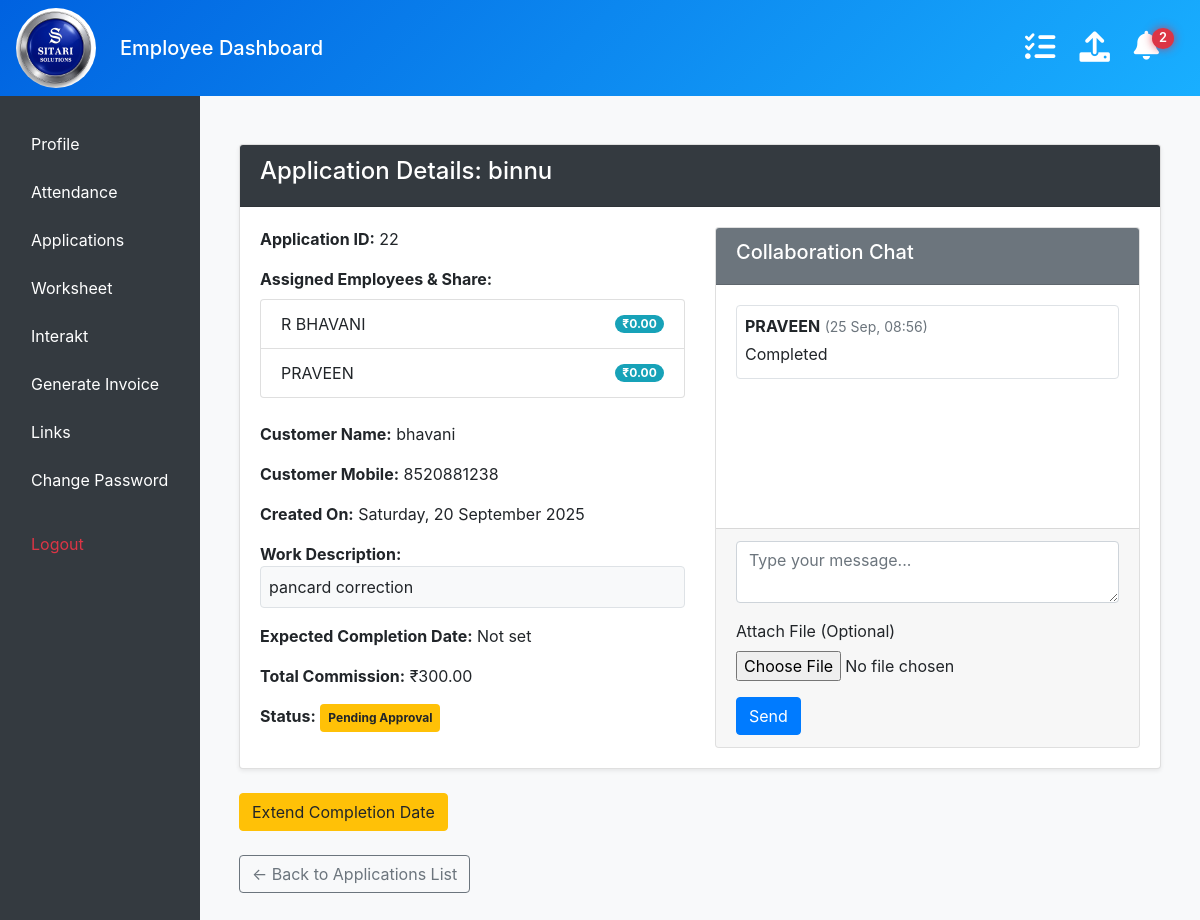
Page /applications/22/ (signed in) on the committed database.
### management/models.py (models this page shows, shortened)
class Application(models.Model):
    id = models.AutoField(primary_key=True)
    date_created = models.DateTimeField(auto_now_add=True)
    application_name = models.CharField(max_length=255)
    customer_name = models.CharField(max_length=150)
    customer_mobile_number = models.CharField(max_length=15)
    description = models.TextField()
    expected_date_of_completion = models.DateField(
        null=True, blank=True, help_text="Expected date to complete the work"
    )
    total_commission = models.DecimalField(max_digits=10, decimal_places=2)
    approved = models.BooleanField(default=False)
    assigned_employees = models.ManyToManyField(Employee, through='ApplicationAssignment', related_name='applications')

class ApplicationAssignment(models.Model):
    application = models.ForeignKey(Application, on_delete=models.CASCADE)
    employee = models.ForeignKey(Employee, on_delete=models.CASCADE)
    commission_amount = models.DecimalField(
        max_digits=10, decimal_places=2, default=0, help_text="The exact commission amount for this employee"
    )
    class Meta:
        unique_together = ('application', 'employee')

class Employee(models.Model):
    employee_id = models.AutoField(primary_key=True)
    name = models.CharField(max_length=150)
    profile_picture = models.ImageField(
        upload_to='profile_pictures/',
        default='default_profile.jpg',
        blank=True, null=True
    )
    mobile_number = models.CharField(max_length=15, unique=True)
    salary = models.DecimalField(max_digits=10, decimal_places=2)
    pf = models.DecimalField("Provident Fund (PF)", max_digits=10, decimal_places=2, null=True, blank=True)
    esi = models.DecimalField("Employee State Insurance (ESI)", max_digits=10, decimal_places=2, null=True, blank=True)
    joining_date = models.DateField()
    department = models.ForeignKey('Department', null=True, blank=True, on_delete=models.SET_NULL, related_name='employees')
    working_start_time = models.TimeField(null=True, blank=True)
    working_end_time = models.TimeField(null=True, blank=True)
    password = models.CharField(max_length=128, default="123")
    assigned_links = models.ManyToManyField(
        ManagedLink,
        blank=True,
        related_name="assigned_employees"
    )
    advances = models.DecimalField(
        "Current Advance",
        max_digits=10,
        decimal_places=2,
        default=0,
        help_text="Total outstanding advance amount taken by the employee."
    )

class ChatMessage(models.Model):
    application = models.ForeignKey(Application, on_delete=models.CASCADE, related_name='chat_messages')
    employee = models.ForeignKey(Employee, on_delete=models.CASCADE)
    message = models.TextField(blank=True, null=True)
    file = models.FileField(upload_to='chat_files/', blank=True, null=True)
    timestamp = models.DateTimeField(auto_now_add=True)

### management/views.py (the view)
    def wrapped_view(request, *args, **kwargs):
        employee = get_logged_in_employee(request)
        if not employee:
            messages.error(request, "You must be logged in to view this page.")
            return redirect('login') # Make sure you have a 'login' URL name
        return view_func(request, employee, *args, **kwargs)

### management/context_processors.py (called while the page is built)
def notifications_context(request):
    if request.session.get('employee_id'):
        employee_id = request.session.get('employee_id')
        count = UserNotificationStatus.objects.filter(employee_id=employee_id, is_read=False).count()
        return {'unread_notification_count': count}
    return {'unread_notification_count': 0}

### management/ip_restriction.py (called while the page is built)
def get_client_ip(request):
    x_forwarded_for = request.META.get('HTTP_X_FORWARDED_FOR')
    if x_forwarded_for:
        ip = x_forwarded_for.split(',')[0].strip()
    else:
        ip = request.META.get('REMOTE_ADDR')
    return ip

    def __call__(self, request):
        ip = get_client_ip(request)
        if not self.is_ip_allowed(ip):
            logger.warning(f"Access denied for IP: {ip}")
            return HttpResponseForbidden("Access denied.")
        response = self.get_response(request)
        return response

### management/models.py (called while the page is built)
    def __str__(self):
        return self.name

### management/templatetags/upload_tags.py (called while the page is built)
@register.simple_tag
def get_upload_form():
    return EmployeeUploadForm()

### management/views.py (called while the page is built)
def get_logged_in_employee(request):
    employee_id = request.session.get('employee_id')
    if not employee_id:
        return None
    try:
        return Employee.objects.get(employee_id=employee_id)
    except Employee.DoesNotExist:
        return None

def require_employee(view_func):
    def wrapped_view(request, *args, **kwargs):
        employee = get_logged_in_employee(request)
        if not employee:
            messages.error(request, "You must be logged in to view this page.")
            return redirect('login') # Make sure you have a 'login' URL name
        return view_func(request, employee, *args, **kwargs)
    return wrapped_view

### management/templates/application_detail.html (shortened to what this page needs)
{% extends "masteremployee.html" %}
{% block content %}
<div class="container my-4">
    <div class="card shadow-sm">
        <div class="card-header bg-dark text-white">
            <h4>Application Details: {{ application.application_name }}</h4>
        </div>
        <div class="card-body">
            <div class="row">
                <div class="col-md-6">
                    <p><strong>Application ID:</strong> {{ application.id }}</p>
                    <div><strong>Assigned Employees & Share:</strong>
                        <ul class="list-group mt-2">
                            {% for assignment in assignments %}
                            <li class="list-group-item d-flex justify-content-between align-items-center">
                                {{ assignment.employee.name }}
                                <span class="badge badge-info badge-pill">₹{{ assignment.commission_amount|floatformat:2 }}</span>
                            </li>
                            {% endfor %}
                        </ul>
                    </div><br>
                    <p><strong>Customer Name:</strong> {{ application.customer_name }}</p>
                    <p><strong>Customer Mobile:</strong> {{ application.customer_mobile_number }}</p>
                    <p><strong>Created On:</strong> {{ application.date_created|date:"l, d F Y" }}</p>
                    <strong>Work Description:</strong>
                    <p class="border p-2 bg-light rounded">{{ application.description|linebreaksbr }}</p>
                    <p><strong>Expected Completion Date:</strong>
    {% if application.expected_date_of_completion %}
        {{ application.expected_date_of_completion|date:"l, d F Y" }}
    {% else %}
        Not set
    {% endif %}
</p>
                    <p><strong>Total Commission:</strong> ₹{{ application.total_commission|floatformat:2 }}</p>
                    <p><strong>Status:</strong>
                        <span class="badge {% if application.approved %}badge-success{% else %}badge-warning{% endif %} p-2">
                            {{ application.approved|yesno:"Approved,Pending Approval" }}
                        </span>
                    </p>
                </div>
                <div class="col-md-6">
                    {% if is_chat_active %}
                    <div class="card h-100">
                        <div class="card-header bg-secondary text-white">
                            <h5>Collaboration Chat</h5>
                        </div>
                        <div class="card-body" style="max-height: 400px; overflow-y: auto;" id="chat-box">
                            {% if chat_messages %}
                                {% for msg in chat_messages %}
                                    <div class="mb-3 p-2 rounded {% if msg.employee.employee_id == request.session.employee_id %}bg-light text-right{% else %}border{% endif %}">
                                        <strong>{{ msg.employee.name }}</strong>
                                        <small class="text-muted">({{ msg.timestamp|date:"d M, H:i" }})</small>
                                        {% if msg.message %}
                                            <p class="mb-1 mt-1">{{ msg.message|linebreaksbr }}</p>
                                        {% endif %}
                                    </div>
                                {% endfor %}
                            {% else %}
                                <p class="text-center text-muted">No messages yet. Start the conversation!</p>
                            {% endif %}
                        </div>
                        <div class="card-footer">
                            <form method="post" enctype="multipart/form-data">
                                <div class="form-group">
                                    <textarea name="message" class="form-control" rows="2" placeholder="Type your message..."></textarea>
                                </div>
                                <div class="form-group">
                                    <label for="fileUpload">Attach File (Optional)</label>
                                    <input type="file" name="file" class="form-control-file" id="fileUpload">
                                </div>
                                <button type="submit" class="btn btn-primary">Send</button>
                            </form>
                        </div>
                    </div>
                    {% else %}
                        {% if application.assigned_employees.count > 1 %}
                        <div class="alert alert-info mt-4">Chat is disabled because this application has been approved.</div>
                        {% endif %}
                    {% endif %}
                </div>
            </div>
        </div>
    </div>
<br>
<button type="button" class="btn btn-warning" data-toggle="modal" data-target="#extendDateModal">
    Extend Completion Date
</button>
    <div class="mt-4">
        <a href="{% url 'applications' %}" class="btn btn-outline-secondary">&larr; Back to Applications List</a>
    </div>
</div>
{% endblock %}

### management/templates/masteremployee.html (style rules this page uses)
body { background-color: #f8f9fa; overflow: hidden; }

### rows in the picture
Application: application_name "binnu", id "22", customer_name "bhavani", customer_mobile_number "8520881238", date_created "Saturday, 20 September 2025", description "pancard correction", total_commission "300.00", approved "Pending Approval"
ApplicationAssignment: employee.name "R BHAVANI", commission_amount "0.00"
ApplicationAssignment: employee.name "PRAVEEN", commission_amount "0.00"
ChatMessage: employee.name "PRAVEEN", timestamp "25 Sep, 08:56", message "Completed"

### other values in the picture
{{ unread_notification_count }} "2"
